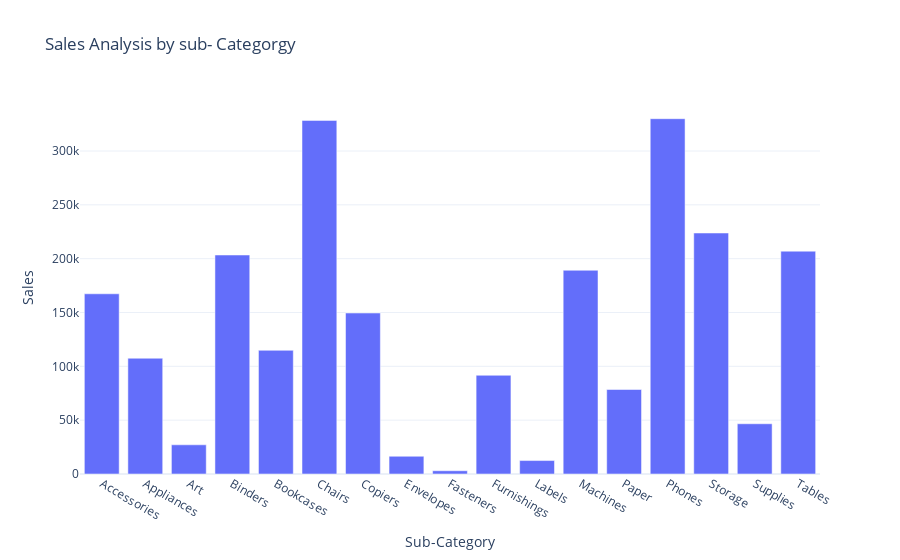

Notebook source saved alongside this figure:
### Code cell
grp= px.bar(sale_subcategory,x='Sub-Category',y='Sales',title="Sales Analysis by sub- Categorgy")
grp.show()

### Figure 1 — Plotly figure (JSON) as saved in the notebook; plotly's stock layout.template omitted (floating-point values rounded to 4 significant figures)
{"data": [{"alignmentgroup": "True", "hovertemplate": "Sub-Category=%{x}<br>Sales=%{y}<extra></extra>", "legendgroup": "", "marker": {"color": "#636efa", "pattern": {"shape": ""}}, "name": "", "offsetgroup": "", "orientation": "v", "showlegend": false, "textposition": "auto", "type": "bar", "x": ["Accessories", "Appliances", "Art", "Binders", "Bookcases", "Chairs", "Copiers", "Envelopes", "Fasteners", "Furnishings", "Labels", "Machines", "Paper", "Phones", "Storage", "Supplies", "Tables"], "xaxis": "x", "y": [167400.0, 107500.0, 27120.0, 203400.0, 114900.0, 328400.0, 149500.0, 16480.0, 3024.0, 91710.0, 12490.0, 189200.0, 78480.0, 330000.0, 223800.0, 46670.0, 207000.0], "yaxis": "y"}], "layout": {"autosize": true, "barmode": "relative", "legend": {"tracegroupgap": 0}, "title": {"text": "Sales Analysis by sub- Categorgy"}, "xaxis": {"anchor": "y", "autorange": true, "domain": [0, 1], "range": [-0.5, 16.5], "title": {"text": "Sub-Category"}, "type": "category"}, "yaxis": {"anchor": "x", "autorange": true, "domain": [0, 1], "range": [0, 347400.0], "title": {"text": "Sales"}, "type": "linear"}}}
